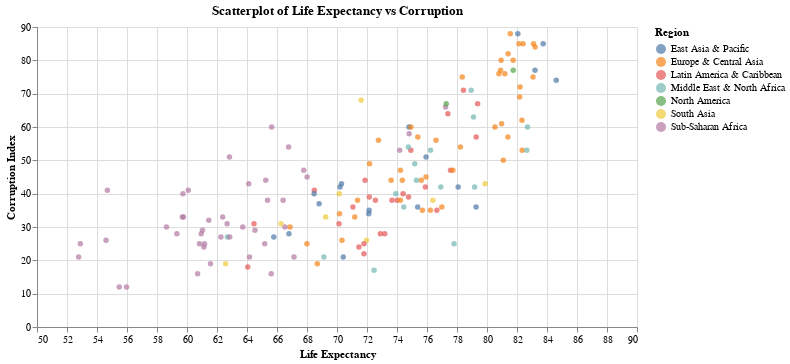

The notebook cell this image was saved under:
### Markdown cell above
Scatterplot to visually check to see if any correlation appears to exist.  We could apply mathematical tests to validate any findings here as a next step in the analysis but since this course focuses on visualization techniques I do not go that far.  Hovering over the individual points will display the country name, life expectancy, and corruption level.  Each region is a different color.

### Code cell
alt.Chart(data, title="Scatterplot of Life Expectancy vs Corruption").mark_circle().encode(
    x = alt.X("2020:Q",title="Life Expectancy",scale=alt.Scale(domain=[50, 90])),
    y = alt.Y("CPI:Q",title="Corruption Index"),
    color="Region",
    tooltip=["Country Name", "2020","CPI"]
).properties(width=600)

### Figure 1 — Vega-Lite specification as saved in the notebook (floating-point values rounded to 4 significant figures; data arrays with more than 128 entries replaced by an {"elided": "..."} marker saying what was removed)
{"config": {"view": {"continuousWidth": 400, "continuousHeight": 300}}, "data": {"name": "data-09c936dbf5d7b5a9fca4c24d413ac0cc"}, "mark": "circle", "encoding": {"color": {"field": "Region", "type": "nominal"}, "tooltip": [{"field": "Country Name", "type": "nominal"}, {"field": "2020", "type": "quantitative"}, {"field": "CPI", "type": "quantitative"}], "x": {"field": "2020", "scale": {"domain": [50, 90]}, "title": "Life Expectancy", "type": "quantitative"}, "y": {"field": "CPI", "title": "Corruption Index", "type": "quantitative"}}, "title": "Scatterplot of Life Expectancy vs Corruption", "width": 600, "$schema": "https://vega.github.io/schema/vega-lite/v4.17.0.json", "datasets": {"data-09c936dbf5d7b5a9fca4c24d413ac0cc": {"elided": "156 records"}}}
